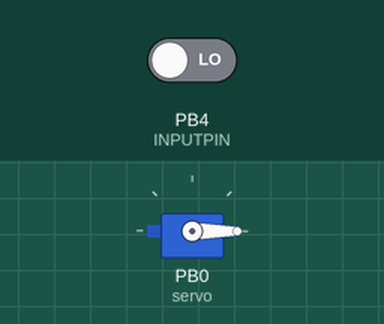
A sketch run on a simulated ATtiny85, built with avr-gcc and run on an emulated ATtiny85. Parts: servo. Inputs (shaded band) come from the test bench; at power-on: PB4 (INPUTPIN) LOW.

Above: at 1.2 s.
1.3 s: PB4 (INPUTPIN) driven HIGH
Timing chart, 0 to 4.3 s (numbered marks = the images above; inputs shaded):
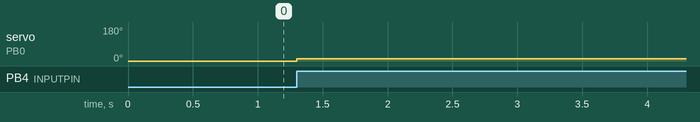

The sketch:

ServoSoftware.ino
```cpp
#include <SoftwareServo.h>

SoftwareServo servo;

//This is the signal input pin from the motherboard which tells the attiny to move the servo
const int INPUTPIN = 4;
//This is the angle the servo should be moved. It varies for each servo, but 11 seems to work well for me.
const int SERVOANGLE = 11;

void setup()
{
  servo.attach(0);
  pinMode(INPUTPIN, INPUT);
}

void loop() {
  if(digitalRead(INPUTPIN)==HIGH){
    servo.write(SERVOANGLE); //if the switch should be turned
  } else {
    servo.write(0); //if the switch should go straight
  }
  delay(50);
  SoftwareServo::refresh();
}
```

Measured:
- after the input at 1.3 s, servo on PB0 (servo): 0° → 11° at once
